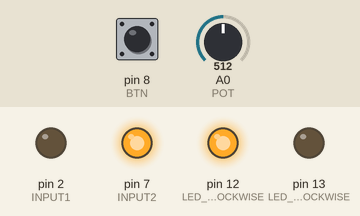
Recording of a sketch running on a simulated Arduino Uno, built with avr-gcc and run on an emulated ATmega328P. On the bench: output pins drawn as LEDs (lit = HIGH). The inputs (shaded band) are chosen by the test bench; at power-on: pin 8 (BTN) HIGH, A0 (POT) = 512. Pins used as bus, display or sensor lines are not drawn.

Above: at 1.2 s.
1.3 s: pin 8 (BTN) pulled LOW for 0.15 s
At 1.37 s:
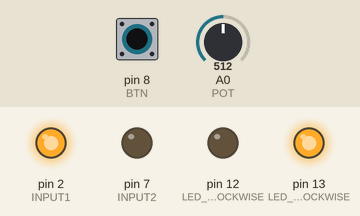
2.9 s: pin 8 (BTN) pulled LOW for 3.2 s
At 6.7 s:
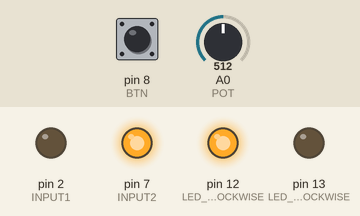
Timing chart, 0 to 8.2 s (numbered marks = the images above; inputs shaded):
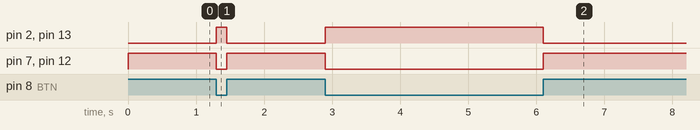

Measured:
- after the input at 1.3 s, pin 2 (INPUT1), pin 13 (LED_COUNTER_CLOCKWISE): LOW → HIGH at once, → LOW 0.15 s later; pin 7 (INPUT2), pin 12 (LED_CLOCKWISE): HIGH → LOW at once, → HIGH 0.15 s later
- after the input at 2.9 s, pin 2 (INPUT1), pin 13 (LED_COUNTER_CLOCKWISE): LOW → HIGH at once, → LOW 3.2 s later; pin 7 (INPUT2), pin 12 (LED_CLOCKWISE): HIGH → LOW at once, → HIGH 3.2 s later

The sketch:

potenciometer.ino
```cpp
#define POT A0
#define BTN 8
#define POWER 3
#define INPUT1 2
#define INPUT2 7
#define LED_CLOCKWISE 12
#define LED_COUNTER_CLOCKWISE 13

int potentiometer = 0;
int speed = 0;
int btn_state = 0;

void setup()
{
  //Define os pinos como saida
  Serial.begin(9600);
  pinMode(POT, INPUT);
  pinMode(BTN, INPUT_PULLUP);
  pinMode(LED_CLOCKWISE, OUTPUT);
  pinMode(LED_COUNTER_CLOCKWISE, OUTPUT);
  pinMode(POWER, OUTPUT);
  pinMode(INPUT1, OUTPUT);
  pinMode(INPUT2, OUTPUT);
}

void loop()
{
  potentiometer = analogRead (POT);
  speed = map(potentiometer ,0 ,1023, 0, 255);
  btn_state = digitalRead (BTN);

  analogWrite(POWER, speed);

  if (btn_state == HIGH){
   	analogWrite(LED_CLOCKWISE, 250);
    analogWrite(LED_COUNTER_CLOCKWISE, 0);
  	digitalWrite(INPUT1, LOW);
 		digitalWrite(INPUT2, HIGH);

  }

  else{
    analogWrite(LED_COUNTER_CLOCKWISE, 250);
    analogWrite(LED_CLOCKWISE, 0);
 		digitalWrite(INPUT1, HIGH);
  	digitalWrite(INPUT2, LOW);
  }
}  
```
